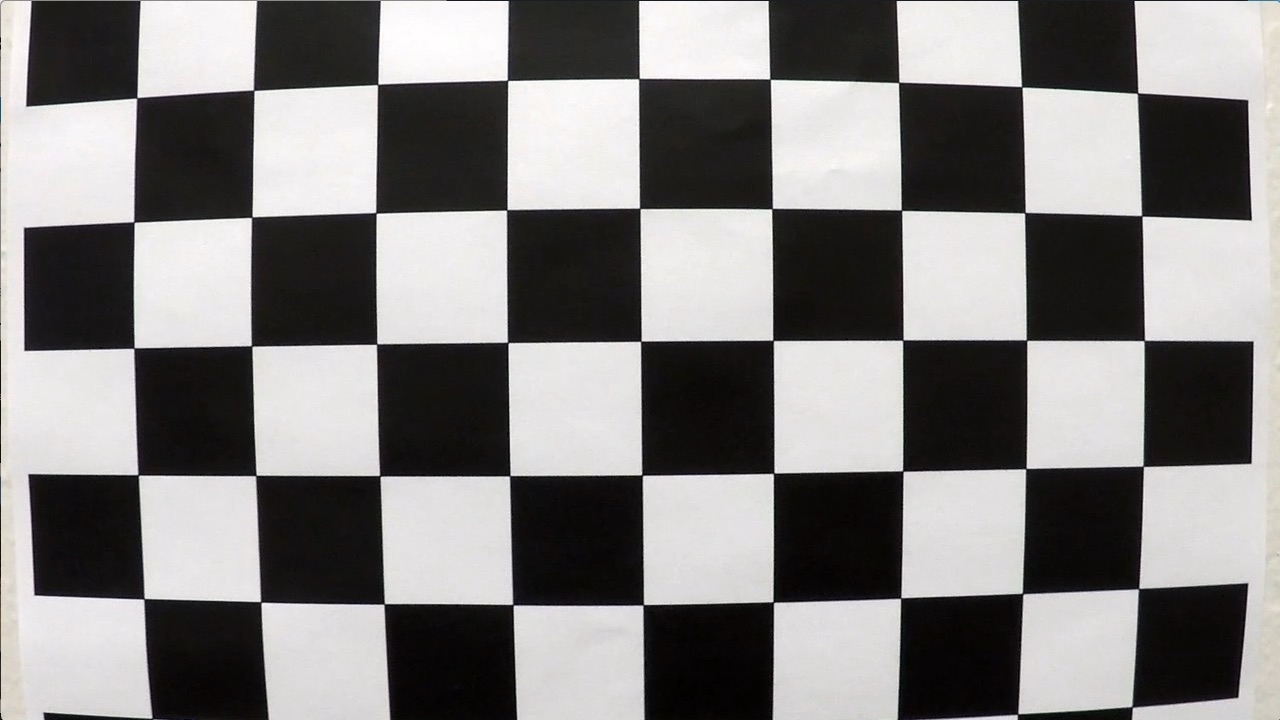
#> input picture CarND-Advanced-Lane-Lines-P4/camera_cal/calibration1.jpg, 1280 x 720 px; its folder holds 4 pictures in this run
$ jupyter execute Advanced-Lane-Lines.ipynb   (shell and % lines are left out)   (older library calls are emulated)
#> lines starting #> are read from the running program, lines starting #| are printed output that depends on the picture; after the words box and inside, x2 and y2 are one past the last pixel; in counts of white or black regions, pixels touching at a corner belong together
# Advanced Lane Finding Project

In this project, The goal is to write a software pipeline to identify the lane boundaries in a video from a front-facing camera on a car.

The steps involved inthe pipeline are the following:

* Compute the camera calibration matrix and distortion coefficients given a set of chessboard images.
* Apply a distortion correction to raw images.
* Use color transforms, gradients, etc., to create a thresholded binary image.
* Apply a perspective transform to rectify binary image ("birds-eye view").
* Detect lane pixels and fit to find the lane boundary.
* Determine the curvature of the lane and vehicle position with respect to center.
* Warp the detected lane boundaries back onto the original image.
* Output visual display of the lane boundaries and numerical estimation of lane curvature and vehicle position.

The pipeline will be build progressively.

---
## Import libraries

[cell 1]
import numpy as np
import cv2
import glob
import matplotlib.pyplot as plt
plt.rcParams['figure.figsize'] = (10, 6)

## Camera Calibration
The goal of camera calibration is to compute the distortion of the image induced when the camera transforms a 3D object into a 2D image. The transformation is in general imperfect and distortion will change the shape and size of the objects. Once the distortion parameters of the camera are know, when can use them to inverse the distortion and recover correct information on the object.

To compute the distortion, we need to
* convert the image to grayscale,
* use the function `cv2.findChessboardCorners` to automatically detect the corners
* use the `cv2.calibrateCamera` function
* apply the `cv2.undistort` function with parameters computed by the previous function to correct distortion in the following image.

[cell 2]
def grayscale(im):
    return cv2.cvtColor(im, cv2.COLOR_BGR2GRAY)


def plot_image(im):
    plt.figure()
    plt.imshow(im)
    plt.show()
    return


def plot_2_images(im1, im2, title1='Original Image', title2='Modified Image'):
    """
    Plot two images side-by-side for comparison.
    :param im1: Original image in BGR format
    :param im2: Modified image. Can be in different format
    :param title1: Title to display above first image
    :param title2: Title to display on second image
    :return:
    """
    f, (ax1, ax2) = plt.subplots(1, 2)
    f.tight_layout()
    # BGR to RGB conversion
    ax1.imshow(im1[:, :, ::-1])
    ax1.set_title(title1, fontsize=12)
    ax2.imshow(im2)
    ax2.set_title(title2, fontsize=12)
    plt.subplots_adjust(left=0., right=1, top=0.9, bottom=0.)
    plt.show()
    return


def plot_chessboard(img, ret, corners):
    # Draw and display the corners
    img = cv2.drawChessboardCorners(img, (9, 6), corners, ret)
    plot_image(img)
    return


def calibrate_chessboard(img, obj_points, img_points, plot=False):
    # prepare object points, like (0,0,0), (1,0,0), (2,0,0) ....,(6,5,0)
    objp = np.zeros((6 * 9, 3), np.float32)
    objp[:, :2] = np.mgrid[0:9, 0:6].T.reshape(-1, 2)

    gray = grayscale(img)
    # Find the chessboard corners
    ret, corners = cv2.findChessboardCorners(gray, (9, 6), None)
    # If found, add object points, image points
    if ret:
        obj_points.append(objp)
        img_points.append(corners)
        if plot:
            plot_chessboard(img, ret, corners)

    return objpoints, imgpoints


def calibrate_multiple_chessboards(imglist):
    """
    Compute point correspondence on a list of images
    :param filelist: list of chessboard images
    :return: objpoints, imgpoints : two list with the correspondance between real space and image space.
    """
    # initialize object points and image points
    objpoints = []
    imgpoints = []

    # Step through the list and search for chessboard corners
    for fname in imglist:
        image = cv2.imread(fname)
        objpoints, imgpoints = calibrate_chessboard(image, objpoints, imgpoints)
    return objpoints, imgpoints, image.shape[:2]


def calibrate_camera(filelist):
    """
    calibrate camera using several picture taken with the camera.
    :param filelist:
    :return: mtx : camera matrix, dist : distortion parameters
    """
    # compute object/image points correspondence
    objpoints, imgpoints, shape = calibrate_multiple_chessboards(filelist)
    # Calibrate camera
    _, mtx, dist, _, _ = cv2.calibrateCamera(objpoints, imgpoints, shape[::-1], None, None)

    return mtx, dist


def undistort_image(img, M, dist):
    dst = cv2.undistort(img, M, dist, None, M)

    return dst

Now, we can test the calibration on some test images.

[cell 3]
# initialize object points and image points
objpoints = []
imgpoints = []

# Make a list of calibration images
images = glob.glob('./CarND-Advanced-Lane-Lines-P4/camera_cal/calibration*.jpg')
# Step through the list and search for chessboard corners
for fname in images[:5]:
    image = cv2.imread(fname)
#> image is the input picture: shape (720, 1280, 3); mean B, G, R 127.8, 128.4, 130.1
    objpoints, imgpoints = calibrate_chessboard(image, objpoints, imgpoints, plot = True)
#> in calibrate_chessboard, `ret, corners = cv2.findChessboardCorners(gray, (9, 6), None)`: ret = False; corners = None
#> objpoints = []; imgpoints = []
#> pass 2 of the loop `for fname in images[:5]:`:
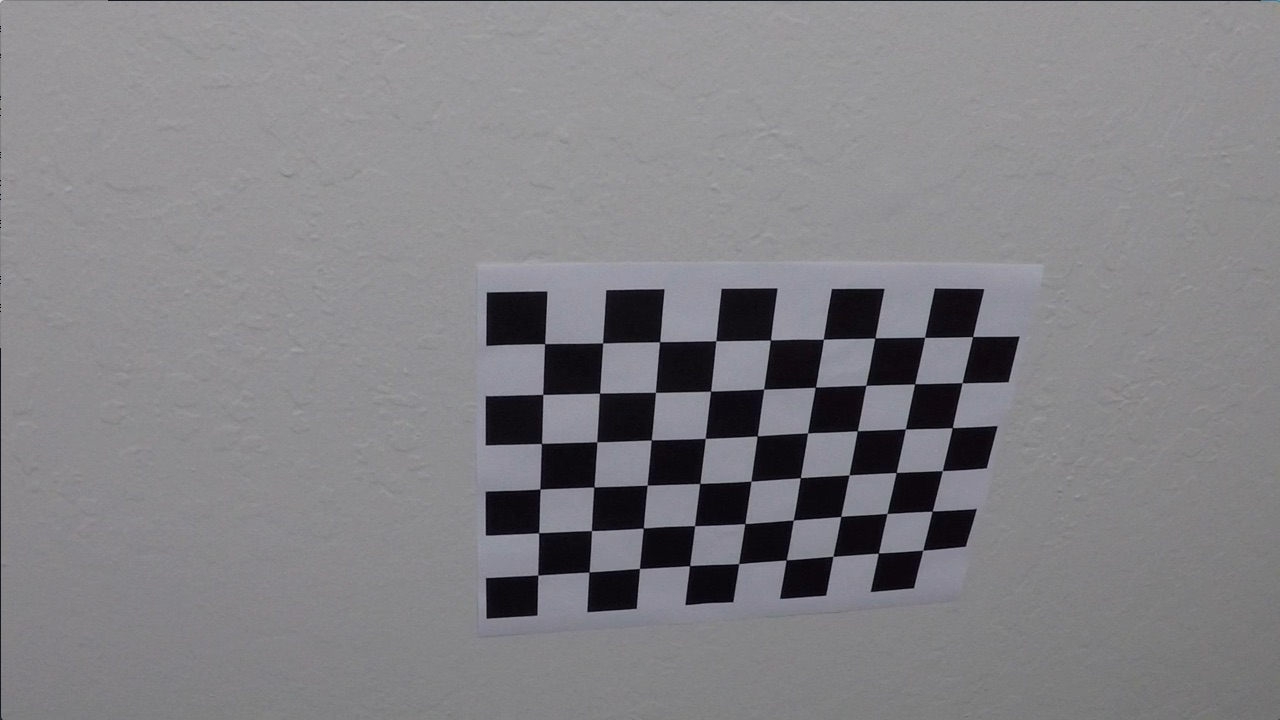
#> input picture CarND-Advanced-Lane-Lines-P4/camera_cal/calibration10.jpg, 1280 x 720 px
#> image is the input picture: shape (720, 1280, 3); mean B, G, R 133.1, 129.4, 130.2
#> ret = True; corners = 54 rows, first 8: [545.3, 343.1], [602.7, 342.8], [660.1, 341.3], [715.8, 340.7], [770.6, 340], [823.5, 339.2], [874.3, 338.5], [925.1, 337.4]
#> in plot_chessboard, `img = cv2.drawChessboardCorners(img, (9, 6), corners, ret)`:
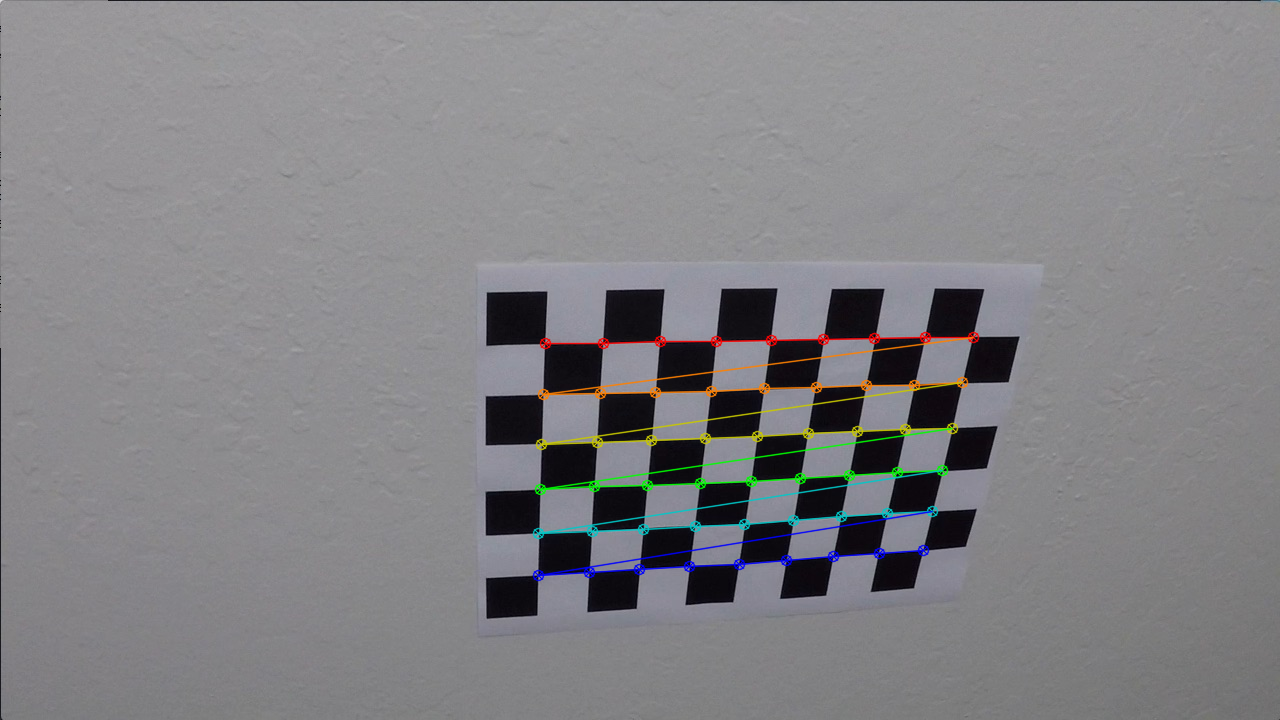
#> img: shape (720, 1280, 3); 1.91% of pixels changed, all inside (x1, y1, x2, y2) = (532, 331, 980, 582)
#> `objpoints, imgpoints = calibrate_chessboard(image, objpoints, imgpoint..`: objpoints = 1 item
#> pass 3 of the loop `for fname in images[:5]:`:
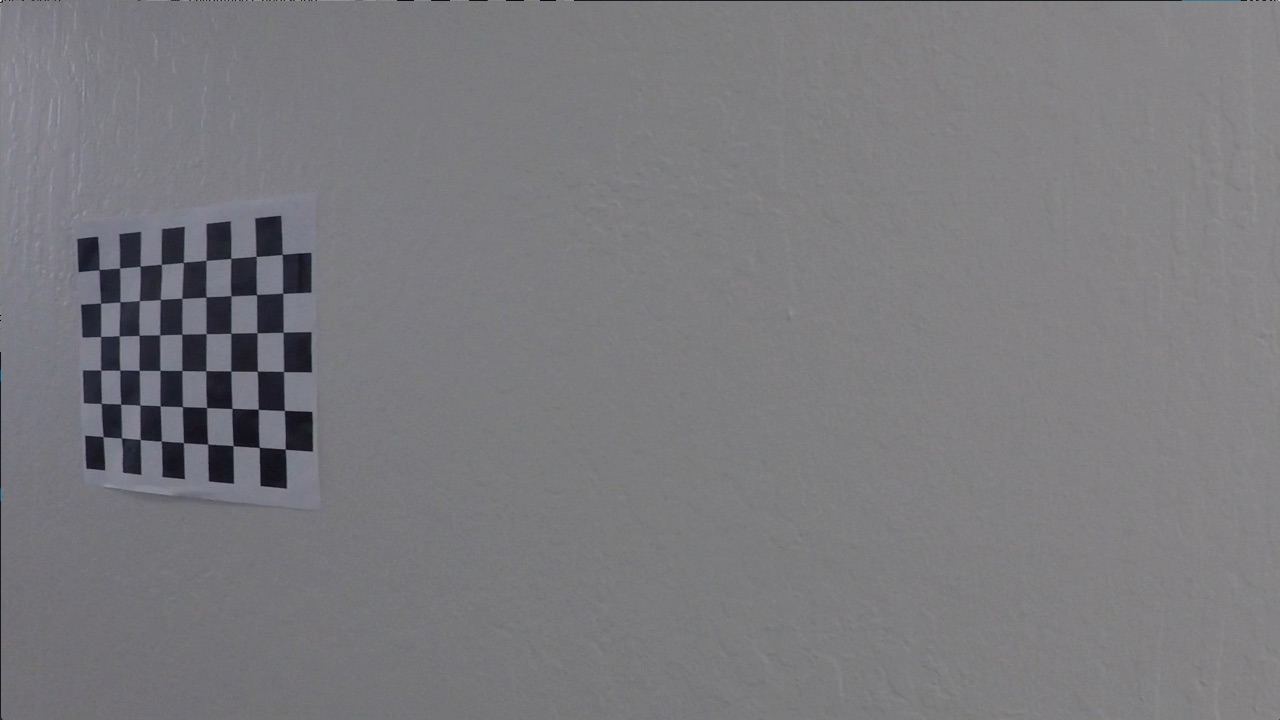
#> input picture CarND-Advanced-Lane-Lines-P4/camera_cal/calibration11.jpg, 1280 x 720 px
#> image is the input picture: shape (720, 1280, 3); mean B, G, R 125.2, 121.7, 122.2
#> corners = 54 rows, first 8: [99.22, 269.6], [119.6, 268], [140.1, 266.1], [161.3, 264.5], [183.3, 262.5], [206.1, 260.3], [230.7, 258.2], [256.2, 256.3]
#> in plot_chessboard (call 2), `img = cv2.drawChessboardCorners(img, (9, 6), corners, ret)`:
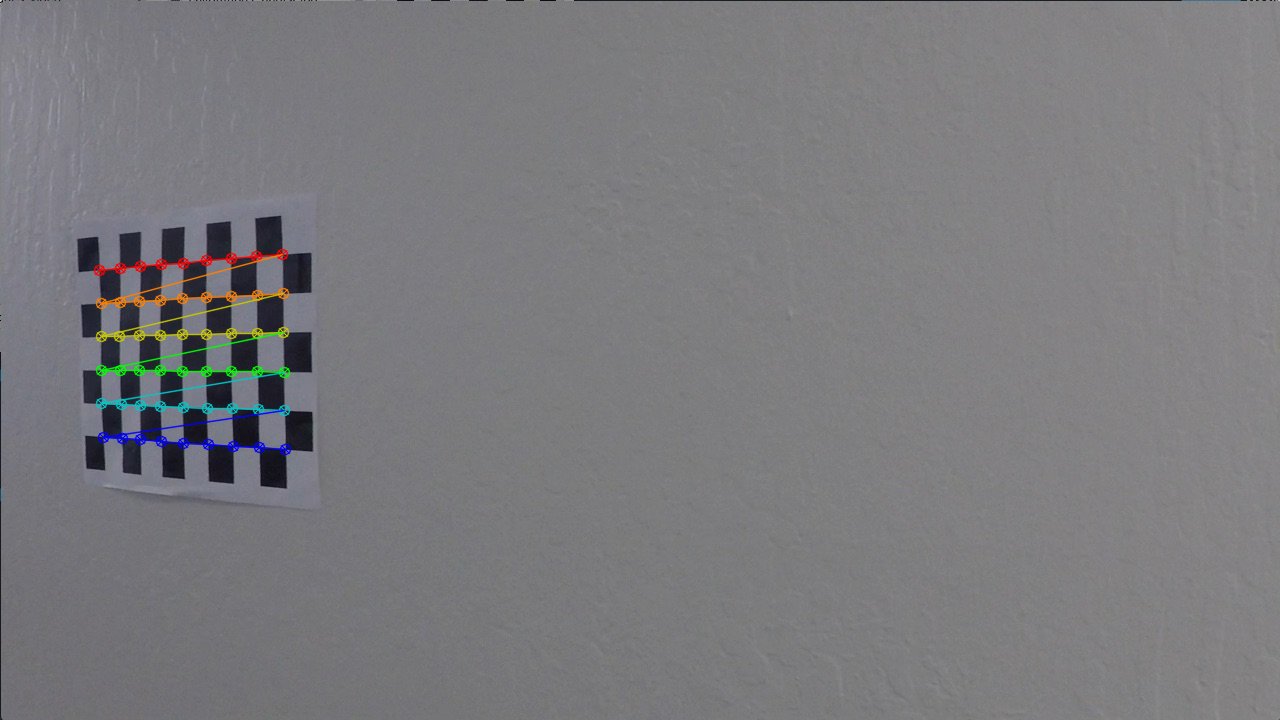
#> img: shape (720, 1280, 3); 1.11% of pixels changed, all inside (x1, y1, x2, y2) = (93, 248, 292, 456)
#> `objpoints, imgpoints = calibrate_chessboard(image, objpoints, imgpoint..`: objpoints = 2 items
#> the loop made 4 passes; the first 3 are shown

Note that for some reason, the `cv2.findChessboardCorners` functions fails for image 'calibration1.jpg'. For all other images, it seems to find the corners correctly. We can also compute the distortion parameters of the camera :

[cell 4]
# Make a list of calibration images
images = glob.glob('./CarND-Advanced-Lane-Lines-P4/camera_cal/calibration*.jpg')
#> images = 4 items
m, dist = calibrate_camera(images)
#> in calibrate_multiple_chessboards, `objpoints, imgpoints = calibrate_chessboard(image, objpoints, imgpoints)`: objpoints = 3 items
#> pass 2 of the loop in calibrate_multiple_chessboards, `for fname in imglist:`:
#> ret = True; corners = 54 rows, first 8: [545.3, 343.1], [602.7, 342.8], [660.1, 341.3], [715.8, 340.7], [770.6, 340], [823.5, 339.2], [874.3, 338.5], [925.1, 337.4]
#> in calibrate_multiple_chessboards, `objpoints, imgpoints = calibrate_chessboard(image, objpoints, imgpoints)`: objpoints = 4 items
#> pass 3 of the loop in calibrate_multiple_chessboards, `for fname in imglist:`:
#> corners = 54 rows, first 8: [99.22, 269.6], [119.6, 268], [140.1, 266.1], [161.3, 264.5], [183.3, 262.5], [206.1, 260.3], [230.7, 258.2], [256.2, 256.3]
#> in calibrate_multiple_chessboards, `objpoints, imgpoints = calibrate_chessboard(image, objpoints, imgpoints)`: objpoints = 5 items
#> the loop made 4 passes; the first 3 are shown
#> in calibrate_camera, `objpoints, imgpoints, shape = calibrate_multiple_chessboards(filelist)`: objpoints = 6 items; shape = (720, 1280)
#> in calibrate_camera, `_, mtx, dist, _, _ = cv2.calibrateCamera(objpoints, imgpoints, shape[:..`: mtx = [[1165.6, 0, 727.6], [0, 1156, 358.5], [0, 0, 1]]; dist = [[-0.293, 0.307, -0.00319, 0.005, -0.525]]
#> m = [[1165.6, 0, 727.6], [0, 1156, 358.5], [0, 0, 1]]; dist = [[-0.293, 0.307, -0.00319, 0.005, -0.525]]
# Step through the list and search for chessboard corners
for fname in images[:1]:
    image = cv2.imread(fname)
    undist = undistort_image(image, m, dist)
#> in undistort_image, `dst = cv2.undistort(img, M, dist, None, M)`:
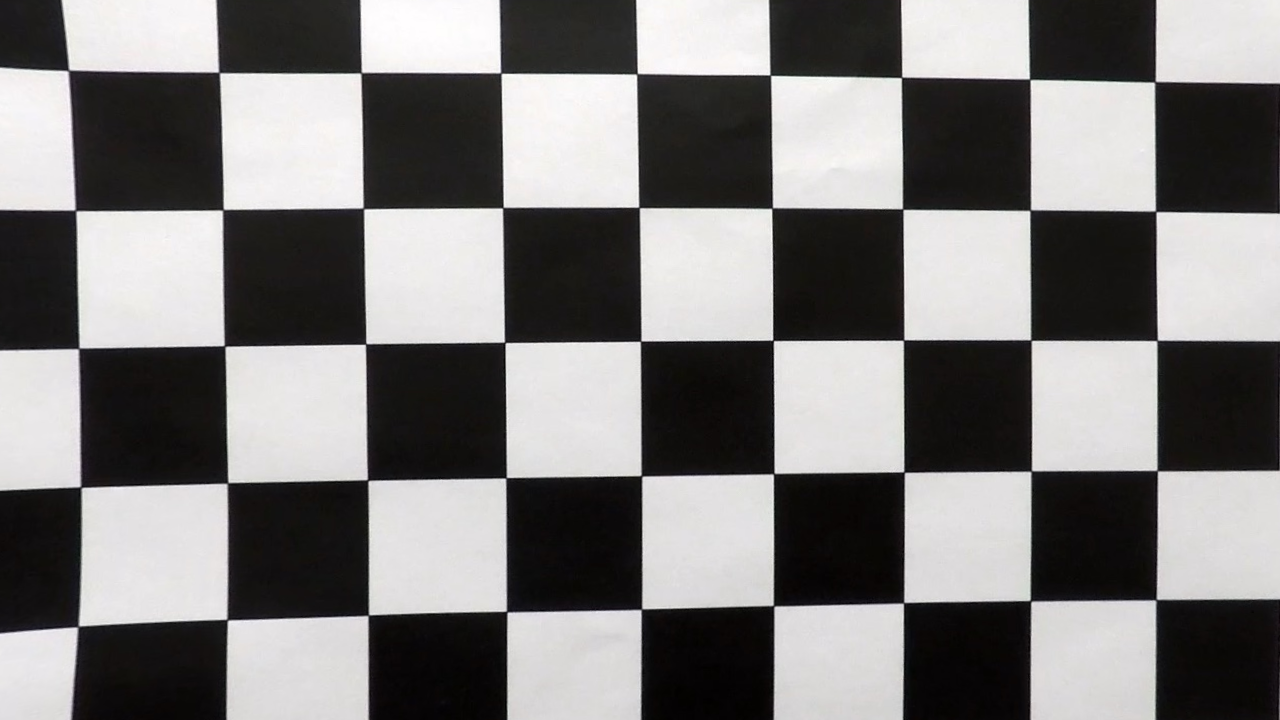
#> dst: shape (720, 1280, 3); mean B, G, R 123.2, 123.7, 125.3
    plot_2_images(image, undist)
#> in plot_2_images, `plt.show()`:
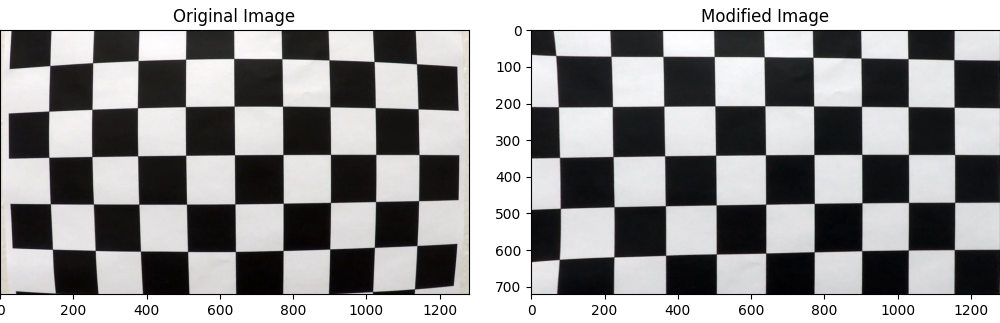
#> figure drawn by matplotlib, 2 panels; B, G, R data is drawn as R, G, B
